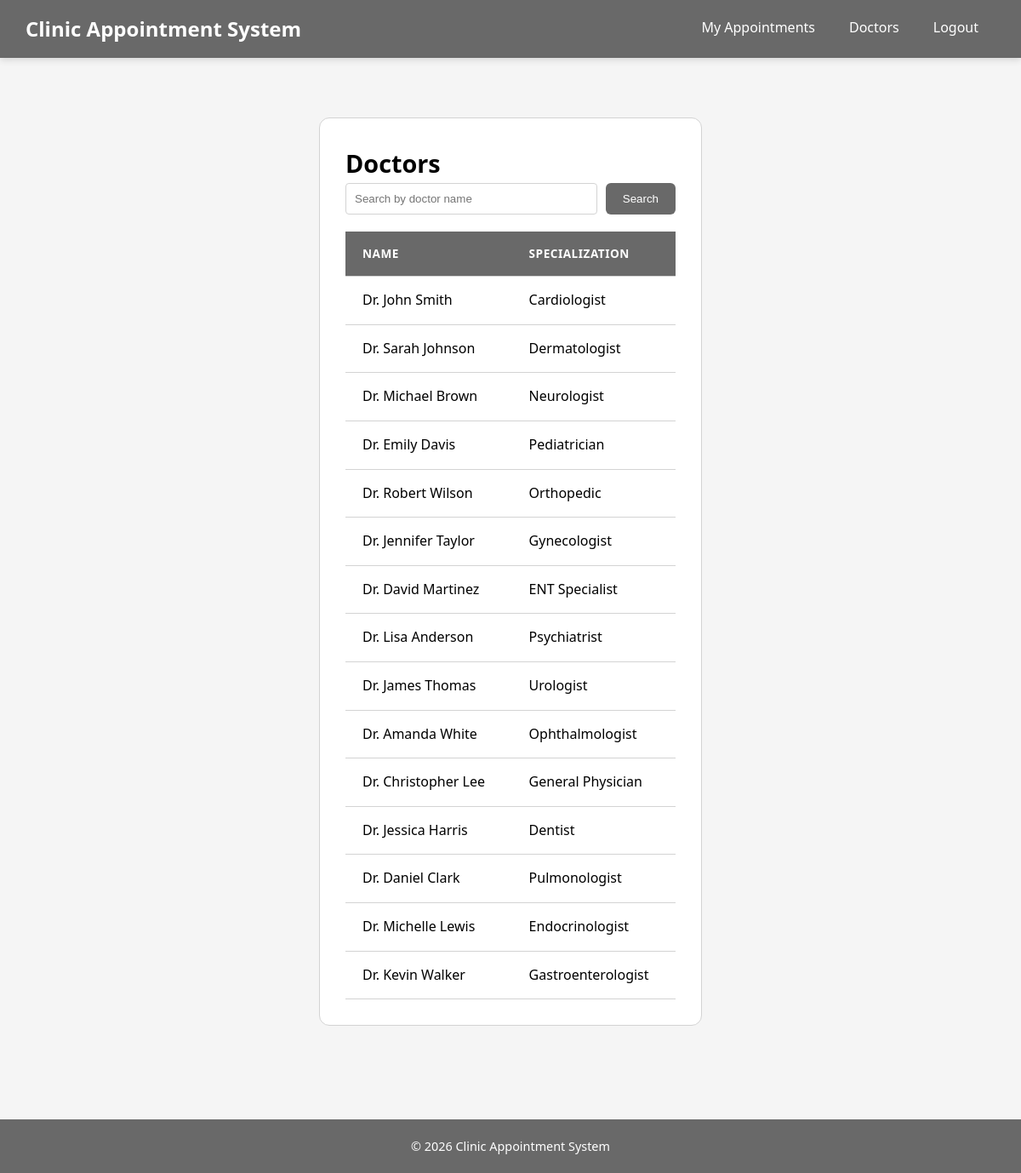
Screenshot of /2510333_AadityaAcharya/public/user/controller/doctorSearchController.php (signed in) with the database file from the repository.
### tables this page shows
CREATE TABLE `doctors` (
  `doctor_id` int(11) NOT NULL,
  `name` varchar(100) NOT NULL,
  `specialization` varchar(100) DEFAULT NULL,
  `email` varchar(100) NOT NULL,
  `phone` varchar(20) DEFAULT NULL,
  `created_at` timestamp NULL DEFAULT current_timestamp()
);

### 2510333_AadityaAcharya/public/user/controller/doctorSearchController.php (called while the page is built, shortened)
<?php
require_once "../../../config/db.php";
require_once "../../admin/model/doctorModel.php";
$q = isset($_GET['q']) ? trim($_GET['q']) : '';
$doctors = getDoctors();
if ($q !== '') {
    $doctors = searchDoctorsByName($q);
} else {
    $doctors = getDoctors();
}
require "../view/searchDoctors.php";

### 2510333_AadityaAcharya/public/admin/model/doctorModel.php (called while the page is built, shortened)
<?php
require_once "../../../config/db.php";
function getDoctors() {
    global $conn;
    return $conn->query("SELECT * FROM doctors");
}

### 2510333_AadityaAcharya/public/user/view/searchDoctors.php (the view, shortened to what this page needs)
<?php
require '../../../includes/header.php';
?>
<!DOCTYPE html>
<html lang="en">
<head>
</head>
<body>
    <div class="list-container">
<h2 class="list-title">Doctors</h2>
<form method="GET" action="public/user/controller/doctorSearchController.php" class="search-form">
    <input type="text" name="q" value="<?php echo htmlspecialchars($_GET['q'] ?? '') ?>" placeholder="Search by doctor name">
    <button type="submit" class="btn">Search</button>
</form>
<?php if (!empty($doctors)): ?>
<table class="data-table">
    <tr>
        <th>Name</th>
        <th>Specialization</th>
    </tr>
    <?php foreach ($doctors as $doc): ?>
    <tr>
        <td><?php echo htmlspecialchars($doc['name']) ?></td>
        <td><?php echo htmlspecialchars($doc['specialization'] ?? '') ?></td>
    </tr>
    <?php endforeach; ?>
</table>
<?php else: ?>
<p class="no-results">No doctors found.</p>
<?php endif; ?>
</div>
</body>
</html>
<?php require '../../../includes/footer.php'; ?>

### 2510333_AadityaAcharya/assets/css/style.css (style rules this page uses)
* { margin: 0; padding: 0; box-sizing: border-box; }
html { height: 100%; }
body { min-height: 100%; display: flex; flex-direction: column; background-color: whitesmoke; color: black; font-family: "Segoe UI", Tahoma, Geneva, Verdana, sans-serif; line-height: 1.6; font-size: 16px; }
.list-container { min-width: 450px; max-width: 1000px; margin: 40px auto; padding: 30px; background: white; border-radius: 12px; border: 1px solid lightgray; }
.list-title { font-size: 1.8rem; color: black; margin: 0; }
.data-table { width: 100%; border-collapse: collapse; margin-top: 10px; }
.data-table th, .data-table td { padding: 15px 20px; text-align: left; border-bottom: 1px solid lightgray; }
.data-table th { background: dimgray; color: white; font-weight: 600; text-transform: uppercase; font-size: 0.85rem; letter-spacing: 0.5px; }
.btn { display: inline-block; padding: 10px 20px; background-color: dimgray; color: white; text-decoration: none; border-radius: 6px; font-weight: 500; border: none; cursor: pointer; }
.search-form { display: flex; gap: 10px; margin-bottom: 20px; }
.search-form input { flex: 1; padding: 10px; border: 1px solid lightgray; border-radius: 4px; }

### rows the page displays
doctors: name "Dr. John Smith", specialization "Cardiologist"
doctors: name "Dr. Sarah Johnson", specialization "Dermatologist"
doctors: name "Dr. Michael Brown", specialization "Neurologist"
doctors: name "Dr. Emily Davis", specialization "Pediatrician"
doctors: name "Dr. Robert Wilson", specialization "Orthopedic"
doctors: name "Dr. Jennifer Taylor", specialization "Gynecologist"
doctors: name "Dr. David Martinez", specialization "ENT Specialist"
doctors: name "Dr. Lisa Anderson", specialization "Psychiatrist"
doctors: name "Dr. James Thomas", specialization "Urologist"
doctors: name "Dr. Amanda White", specialization "Ophthalmologist"
doctors: name "Dr. Christopher Lee", specialization "General Physician"
doctors: name "Dr. Jessica Harris", specialization "Dentist"
doctors: name "Dr. Daniel Clark", specialization "Pulmonologist"
doctors: name "Dr. Michelle Lewis", specialization "Endocrinologist"
doctors: name "Dr. Kevin Walker", specialization "Gastroenterologist"
